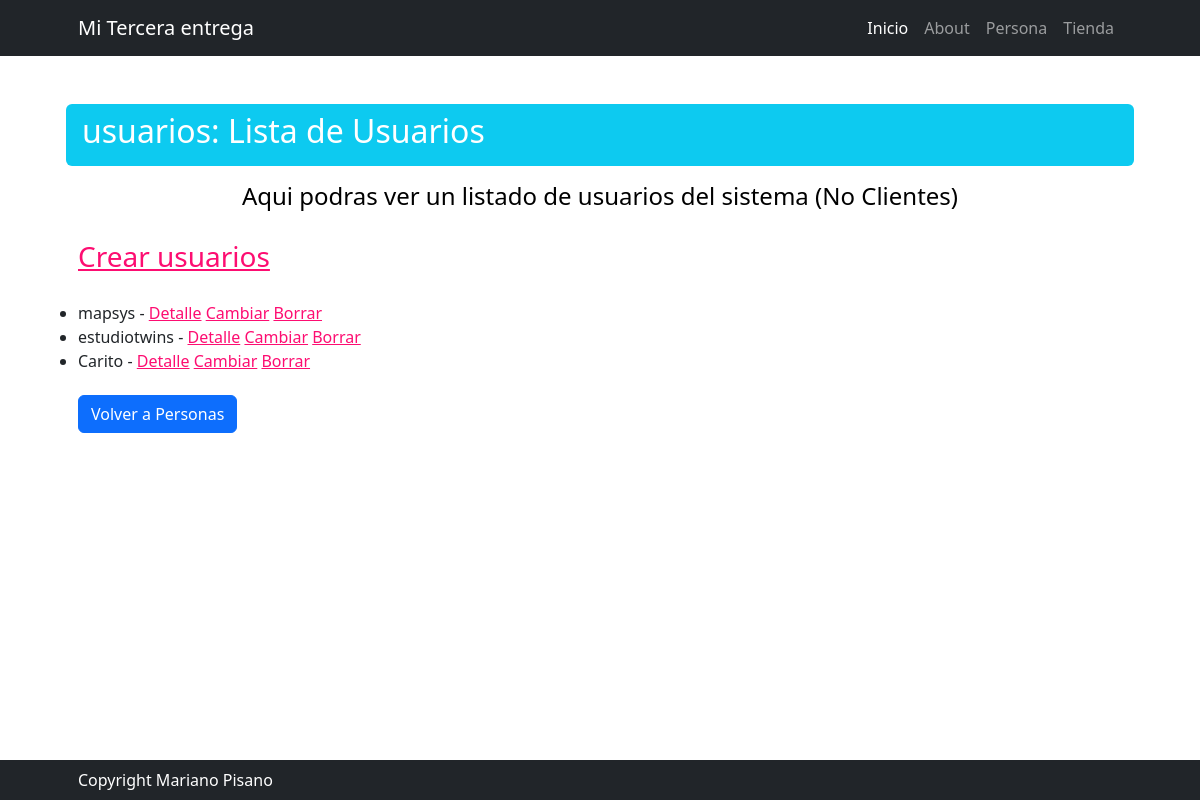
Screenshot of /persona/usuario/list/ with the database file from the repository.
### persona/models.py (models this page shows, shortened)
class Usuario(models.Model):
    user = models.CharField(max_length=50, primary_key=True)
    nombre = models.CharField(max_length=50)
    apellido = models.CharField(max_length=50)
    email = models.EmailField()
    rol = models.ForeignKey(Rol, on_delete=models.SET_NULL, null=True, blank=True)

### persona/views.py (the view)
# urls.py: path("usuario/list/", views.UsuarioList.as_view(), name="usuario_list"),
class UsuarioList(ListView):
    model = models.Usuario

### persona/templates/persona/usuario_list.html
{% extends 'core/base.html' %}
 {% block titulo %} usuarios: Lista de Usuarios
 {%endblock titulo %}
 {% block Subtitulo %}
    Aqui podras ver un listado de usuarios del sistema (No Clientes)
{% endblock Subtitulo %}
 {% block contenido %}
<div class="fs-3 pb-4">
  <a href="{% url 'persona:usuario_create' %}">Crear usuarios</a>
</div>
<ul>
  {% for usuario in object_list %}
  {% if usuario.rol.nombre != "Cliente" %}
    <li>
       {{usuario.user}} - {{usuario.rol.nombre}}
      <a href="{% url 'persona:usuario_detail' usuario.user %}">Detalle</a>
      <a href="{% url 'persona:usuario_update' usuario.user %}">Cambiar</a>
      <a href="{% url 'persona:usuario_delete' usuario.user %}">Borrar</a>
    </li>
  {% endif %}
  {% endfor %}
</ul>
<div class="fs-3 pb-4">
  <a class="btn btn-primary" href="{% url 'persona:home' %}">Volver a Personas</a>
</div>
{% endblock contenido %}

### rows the page displays
Usuario: user "mapsys"
Usuario: user "estudiotwins"
Usuario: user "Carito"
